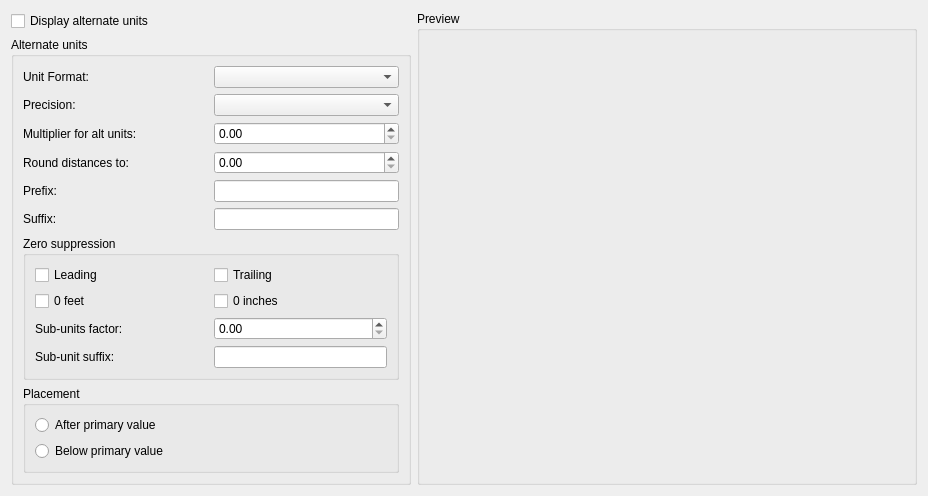
     <widget class="QWidget" name="tabAltUnits">
      <attribute name="title">
       <string>Alternate Units</string>
      </attribute>
      <layout class="QGridLayout" name="gridLayout_31">
       <item row="0" column="1" rowspan="3">
        <widget class="QGroupBox" name="gbPreviewAlt">
         <property name="minimumSize">
          <size>
           <width>500</width>
           <height>0</height>
          </size>
         </property>
         <property name="title">
          <string>Preview</string>
         </property>
        </widget>
       </item>
       <item row="0" column="0">
        <widget class="QCheckBox" name="cbAlternateUnitsDisplay">
         <property name="toolTip">
          <string>Adds alternate measurement units to dimension text. Sets the DIMALT system variable to 1.</string>
         </property>
         <property name="text">
          <string>Display alternate units</string>
         </property>
        </widget>
       </item>
       <item row="1" column="0">
        <widget class="QGroupBox" name="gbAltUnits">
         <property name="minimumSize">
          <size>
           <width>400</width>
           <height>0</height>
          </size>
         </property>
         <property name="title">
          <string>Alternate units</string>
         </property>
         <layout class="QGridLayout" name="gridLayout_28">
          <item row="1" column="0">
           <widget class="QLabel" name="label_56">
            <property name="text">
             <string>Precision:</string>
            </property>
           </widget>
          </item>
          <item row="5" column="0">
           <widget class="QLabel" name="label_55">
            <property name="text">
             <string>Suffix:</string>
            </property>
           </widget>
          </item>
          <item row="2" column="1">
           <widget class="QDoubleSpinBox" name="dsbAlternateMutliplier">
            <property name="toolTip">
             <string>Specifies the multiplier used as the conversion factor between primary and alternate units.For example, to convert inches to millimeters, enter 25.4. The value has no effect on angular dimensions, and it is not applied to the rounding value or the plus or minus tolerance values. (DIMALTF system variable)</string>
            </property>
            <property name="singleStep">
             <double>0.100000000000000</double>
            </property>
           </widget>
          </item>
          <item row="2" column="0">
           <widget class="QLabel" name="label_53">
            <property name="text">
             <string>Multiplier for alt units:</string>
            </property>
           </widget>
          </item>
          <item row="3" column="1">
           <widget class="QDoubleSpinBox" name="bsbAlternateRoundTo">
            <property name="toolTip">
             <string>Sets rounding rules for alternate units for all dimension types except Angular. If you enter a value of 0.25, all alternate measurements are rounded to the nearest 0.25 unit. If you enter a value of 1.0, all dimension measurements are rounded to the nearest integer. The number of digits displayed after the decimal point depends on the Precision setting. (DIMALTRND system variable)</string>
            </property>
            <property name="singleStep">
             <double>0.100000000000000</double>
            </property>
           </widget>
          </item>
          <item row="0" column="1">
           <widget class="QComboBox" name="cbAlternateLinearFormat">
            <property name="toolTip">
             <string>Sets the unit format for alternate units. (DIMALTU system variable)</string>
            </property>
           </widget>
          </item>
          <item row="7" column="0" colspan="2">
           <widget class="QGroupBox" name="groupBox_22">
            <property name="title">
             <string>Placement</string>
            </property>
            <layout class="QGridLayout" name="gridLayout_29">
             <item row="0" column="0">
              <widget class="QRadioButton" name="rbAlternatePlacementAfter">
               <property name="toolTip">
                <string>Places alternate units after the primary units in dimension text.</string>
               </property>
               <property name="text">
                <string>After primary value</string>
               </property>
              </widget>
             </item>
             <item row="1" column="0">
              <widget class="QRadioButton" name="rbAlternatePlacementBelow">
               <property name="toolTip">
                <string>Places alternate units below the primary units in dimension text.</string>
               </property>
               <property name="text">
                <string>Below primary value</string>
               </property>
              </widget>
             </item>
            </layout>
           </widget>
          </item>
          <item row="4" column="1">
           <widget class="QLineEdit" name="leAlternatePrefix">
            <property name="sizePolicy">
             <sizepolicy hsizetype="Preferred" vsizetype="Fixed">
              <horstretch>0</horstretch>
              <verstretch>0</verstretch>
             </sizepolicy>
            </property>
            <property name="toolTip">
             <string>Includes a prefix in the alternate dimension text. You can enter text or use control codes to display special symbols. For example, entering the control code %%c displays the diameter symbol. (DIMAPOST system variable)</string>
            </property>
           </widget>
          </item>
          <item row="4" column="0">
           <widget class="QLabel" name="label_54">
            <property name="text">
             <string>Prefix:</string>
            </property>
           </widget>
          </item>
          <item row="3" column="0">
           <widget class="QLabel" name="label_50">
            <property name="text">
             <string>Round distances to:</string>
            </property>
           </widget>
          </item>
          <item row="6" column="0" colspan="2">
           <widget class="QGroupBox" name="groupBox_23">
            <property name="title">
             <string>Zero suppression</string>
            </property>
            <layout class="QGridLayout" name="gridLayout_30">
             <item row="0" column="0">
              <widget class="QCheckBox" name="cbAltZerosLeading">
               <property name="toolTip">
                <string>Suppresses leading zeros in all decimal dimensions. For example, 0.5000 becomes .5000.</string>
               </property>
               <property name="text">
                <string>Leading</string>
               </property>
              </widget>
             </item>
             <item row="2" column="0">
              <widget class="QLabel" name="lblAltSubUnitFactor">
               <property name="text">
                <string>Sub-units factor:</string>
               </property>
              </widget>
             </item>
             <item row="2" column="1">
              <widget class="QDoubleSpinBox" name="dbsAlternateSubUnitFactor">
               <property name="sizePolicy">
                <sizepolicy hsizetype="Preferred" vsizetype="Fixed">
                 <horstretch>0</horstretch>
                 <verstretch>0</verstretch>
                </sizepolicy>
               </property>
               <property name="singleStep">
                <double>0.100000000000000</double>
               </property>
              </widget>
             </item>
             <item row="0" column="1">
              <widget class="QCheckBox" name="cbAltZerosTrailing">
               <property name="toolTip">
                <string>Suppresses trailing zeros in all decimal dimensions. For example, 12.5000 becomes 12.5, and 30.0000 becomes 30 (DIMALTZ system variable).</string>
               </property>
               <property name="text">
                <string>Trailing</string>
               </property>
              </widget>
             </item>
             <item row="3" column="0">
              <widget class="QLabel" name="lblAltSubUnitSuffix">
               <property name="text">
                <string>Sub-unit suffix:</string>
               </property>
              </widget>
             </item>
             <item row="3" column="1">
              <widget class="QLineEdit" name="leAlternateSubUnitSuffix">
               <property name="sizePolicy">
                <sizepolicy hsizetype="Preferred" vsizetype="Fixed">
                 <horstretch>0</horstretch>
                 <verstretch>0</verstretch>
                </sizepolicy>
               </property>
              </widget>
             </item>
             <item row="1" column="0">
              <widget class="QCheckBox" name="cbAltZeros0Feet">
               <property name="toolTip">
                <string>Suppresses the feet portion of a feet-and-inches dimension when the distance is less than 1 foot. For example, 0'-6 1/2&quot; becomes 6 1/2&quot; (DIMALTZ system variable)</string>
               </property>
               <property name="text">
                <string>0 feet</string>
               </property>
              </widget>
             </item>
             <item row="1" column="1">
              <widget class="QCheckBox" name="cbAltZeros0Inches">
               <property name="toolTip">
                <string>Suppresses the inches portion of a feet-and-inches dimension when the distance is an integral number of feet. For example, 1'-0&quot; becomes 1'. (DIMALTZ system variable)</string>
               </property>
               <property name="text">
                <string>0 inches</string>
               </property>
              </widget>
             </item>
            </layout>
           </widget>
          </item>
          <item row="1" column="1">
           <widget class="QG_ColorBox" name="cbAlternateLinearPrecision">
            <property name="toolTip">
             <string>Sets the number of decimal places for alternate units. (DIMALTD system variable)</string>
            </property>
           </widget>
          </item>
          <item row="0" column="0">
           <widget class="QLabel" name="label_49">
            <property name="text">
             <string>Unit Format:</string>
            </property>
           </widget>
          </item>
          <item row="5" column="1">
           <widget class="QLineEdit" name="leAlternateSuffix">
            <property name="sizePolicy">
             <sizepolicy hsizetype="Preferred" vsizetype="Fixed">
              <horstretch>0</horstretch>
              <verstretch>0</verstretch>
             </sizepolicy>
            </property>
            <property name="toolTip">
             <string>Includes a suffix in the alternate dimension text. You can enter text or use control codes to display special symbols. For example, entering the text cm results in dimension text similar to that shown in the illustration. When you enter a suffix, it overrides any default suffixes. (DIMAPOST system variable)</string>
            </property>
           </widget>
          </item>
         </layout>
        </widget>
       </item>
       <item row="2" column="0">
        <spacer name="verticalSpacer_3">
         <property name="orientation">
          <enum>Qt::Vertical</enum>
         </property>
         <property name="sizeHint" stdset="0">
          <size>
           <width>0</width>
           <height>0</height>
          </size>
         </property>
        </spacer>
       </item>
      </layout>
     </widget>
